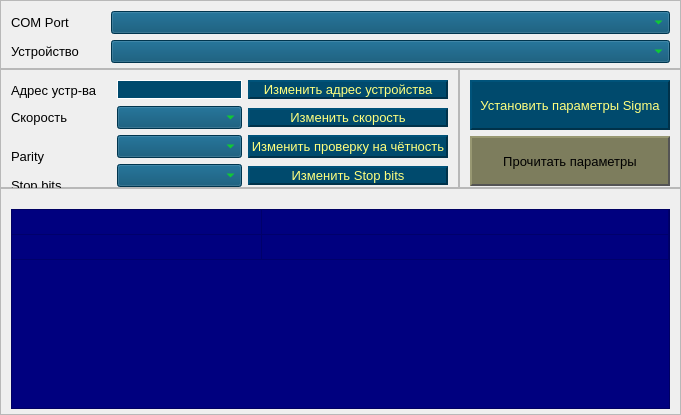
      <widget class="QWidget" name="tab_base">
       <attribute name="title">
        <string>Base</string>
       </attribute>
       <layout class="QGridLayout" name="gridLayout_2">
        <property name="leftMargin">
         <number>0</number>
        </property>
        <property name="topMargin">
         <number>0</number>
        </property>
        <property name="rightMargin">
         <number>0</number>
        </property>
        <property name="bottomMargin">
         <number>0</number>
        </property>
        <property name="spacing">
         <number>0</number>
        </property>
        <item row="1" column="0">
         <widget class="QFrame" name="base_central_left_frame">
          <property name="frameShape">
           <enum>QFrame::StyledPanel</enum>
          </property>
          <property name="frameShadow">
           <enum>QFrame::Raised</enum>
          </property>
          <layout class="QGridLayout" name="gridLayout_4">
           <property name="leftMargin">
            <number>10</number>
           </property>
           <property name="topMargin">
            <number>10</number>
           </property>
           <property name="rightMargin">
            <number>10</number>
           </property>
           <property name="bottomMargin">
            <number>0</number>
           </property>
           <item row="4" column="1">
            <widget class="QComboBox" name="combobox_bits">
             <property name="minimumSize">
              <size>
               <width>70</width>
               <height>0</height>
              </size>
             </property>
             <property name="font">
              <font>
               <pointsize>10</pointsize>
              </font>
             </property>
             <property name="cursor">
              <cursorShape>PointingHandCursor</cursorShape>
             </property>
             <property name="toolTip">
              <string>&lt;html&gt;&lt;head/&gt;&lt;body&gt;&lt;p&gt;Количество стоп бит&lt;/p&gt;&lt;/body&gt;&lt;/html&gt;</string>
             </property>
             <property name="styleSheet">
              <string notr="true">QComboBox {
background-color: rgb(0, 74, 109);
color: rgb(4, 255, 0);
}

QToolTip {
	color: rgb(0, 0, 127);
}</string>
             </property>
            </widget>
           </item>
           <item row="0" column="2">
            <widget class="QPushButton" name="btn_address">
             <property name="enabled">
              <bool>true</bool>
             </property>
             <property name="sizePolicy">
              <sizepolicy hsizetype="Fixed" vsizetype="Fixed">
               <horstretch>0</horstretch>
               <verstretch>0</verstretch>
              </sizepolicy>
             </property>
             <property name="minimumSize">
              <size>
               <width>200</width>
               <height>0</height>
              </size>
             </property>
             <property name="maximumSize">
              <size>
               <width>200</width>
               <height>16777215</height>
              </size>
             </property>
             <property name="font">
              <font>
               <pointsize>10</pointsize>
               <kerning>true</kerning>
              </font>
             </property>
             <property name="cursor">
              <cursorShape>PointingHandCursor</cursorShape>
             </property>
             <property name="styleSheet">
              <string notr="true">QPushButton {
	background-color: rgb(0, 74, 109);
	color: rgb(255, 255, 127);
	border: none;
	border-left: 2px solid rgb(0, 83, 122);
	border-top: 2px solid rgb(0, 83, 122);
	border-right: 2px solid rgb(0, 50, 74);	
	border-bottom: 2px solid rgb(0, 50, 74);
}

QPushButton:hover {
	background-color: rgb(0, 74, 109);
	color:rgb(0, 255, 0);
}

QPushButton:pressed {
	background-color: rgb(0, 74, 109);
	color: rgb(0, 255, 0);
	border-left: 2px solid rgb(0, 64, 94);
	border-top: 2px solid rgb(0, 64, 94);
	border-right: 2px solid rgb(0, 83, 122);	
	border-bottom: 2px solid rgb(0, 83, 122);
}</string>
             </property>
             <property name="text">
              <string>Изменить адрес устройства</string>
             </property>
            </widget>
           </item>
           <item row="1" column="1">
            <widget class="QComboBox" name="combobox_speed">
             <property name="minimumSize">
              <size>
               <width>70</width>
               <height>0</height>
              </size>
             </property>
             <property name="font">
              <font>
               <pointsize>10</pointsize>
              </font>
             </property>
             <property name="cursor">
              <cursorShape>PointingHandCursor</cursorShape>
             </property>
             <property name="toolTip">
              <string>&lt;html&gt;&lt;head/&gt;&lt;body&gt;&lt;p&gt;Скорость&lt;/p&gt;&lt;/body&gt;&lt;/html&gt;</string>
             </property>
             <property name="styleSheet">
              <string notr="true">QComboBox {
background-color: rgb(0, 74, 109);
color: rgb(4, 255, 0);
}

QToolTip {
	color: rgb(0, 0, 127);
}</string>
             </property>
            </widget>
           </item>
           <item row="1" column="2">
            <widget class="QPushButton" name="btn_speed">
             <property name="sizePolicy">
              <sizepolicy hsizetype="Fixed" vsizetype="Fixed">
               <horstretch>0</horstretch>
               <verstretch>0</verstretch>
              </sizepolicy>
             </property>
             <property name="minimumSize">
              <size>
               <width>200</width>
               <height>0</height>
              </size>
             </property>
             <property name="maximumSize">
              <size>
               <width>200</width>
               <height>16777215</height>
              </size>
             </property>
             <property name="font">
              <font>
               <pointsize>10</pointsize>
              </font>
             </property>
             <property name="cursor">
              <cursorShape>PointingHandCursor</cursorShape>
             </property>
             <property name="styleSheet">
              <string notr="true">QPushButton {
	background-color: rgb(0, 74, 109);
	color: rgb(255, 255, 127);
	border: none;
	border-left: 2px solid rgb(0, 83, 122);
	border-top: 2px solid rgb(0, 83, 122);
	border-right: 2px solid rgb(0, 50, 74);	
	border-bottom: 2px solid rgb(0, 50, 74);
}

QPushButton:hover {
	background-color: rgb(0, 74, 109);
	color:rgb(0, 255, 0);
}

QPushButton:pressed {
	background-color: rgb(0, 74, 109);
	color: rgb(0, 255, 0);
	border-left: 2px solid rgb(0, 64, 94);
	border-top: 2px solid rgb(0, 64, 94);
	border-right: 2px solid rgb(0, 83, 122);	
	border-bottom: 2px solid rgb(0, 83, 122);
}</string>
             </property>
             <property name="text">
              <string>Изменить скорость</string>
             </property>
            </widget>
           </item>
           <item row="3" column="1">
            <widget class="QComboBox" name="combobox_parity">
             <property name="minimumSize">
              <size>
               <width>70</width>
               <height>0</height>
              </size>
             </property>
             <property name="font">
              <font>
               <pointsize>10</pointsize>
              </font>
             </property>
             <property name="cursor">
              <cursorShape>PointingHandCursor</cursorShape>
             </property>
             <property name="toolTip">
              <string>&lt;html&gt;&lt;head/&gt;&lt;body&gt;&lt;p&gt;Провекрка на четность&lt;/p&gt;&lt;/body&gt;&lt;/html&gt;</string>
             </property>
             <property name="styleSheet">
              <string notr="true">QComboBox {
background-color: rgb(0, 74, 109);
color: rgb(4, 255, 0);
}

QToolTip {
	color: rgb(0, 0, 127);
}</string>
             </property>
            </widget>
           </item>
           <item row="4" column="2">
            <widget class="QPushButton" name="btn_stop_bit">
             <property name="sizePolicy">
              <sizepolicy hsizetype="Fixed" vsizetype="Fixed">
               <horstretch>200</horstretch>
               <verstretch>0</verstretch>
              </sizepolicy>
             </property>
             <property name="minimumSize">
              <size>
               <width>200</width>
               <height>0</height>
              </size>
             </property>
             <property name="font">
              <font>
               <pointsize>10</pointsize>
              </font>
             </property>
             <property name="cursor">
              <cursorShape>PointingHandCursor</cursorShape>
             </property>
             <property name="styleSheet">
              <string notr="true">QPushButton {
	background-color: rgb(0, 74, 109);
	color: rgb(255, 255, 127);
	border: none;
	border-left: 2px solid rgb(0, 83, 122);
	border-top: 2px solid rgb(0, 83, 122);
	border-right: 2px solid rgb(0, 50, 74);	
	border-bottom: 2px solid rgb(0, 50, 74);
}

QPushButton:hover {
	background-color: rgb(0, 74, 109);
	color:rgb(0, 255, 0);
}

QPushButton:pressed {
	background-color: rgb(0, 74, 109);
	color: rgb(0, 255, 0);
	border-left: 2px solid rgb(0, 64, 94);
	border-top: 2px solid rgb(0, 64, 94);
	border-right: 2px solid rgb(0, 83, 122);	
	border-bottom: 2px solid rgb(0, 83, 122);
}</string>
             </property>
             <property name="text">
              <string>Изменить Stop bits</string>
             </property>
            </widget>
           </item>
           <item row="4" column="0">
            <widget class="QLabel" name="lbl_stop_bit">
             <property name="minimumSize">
              <size>
               <width>100</width>
               <height>20</height>
              </size>
             </property>
             <property name="maximumSize">
              <size>
               <width>0</width>
               <height>0</height>
              </size>
             </property>
             <property name="font">
              <font>
               <pointsize>10</pointsize>
              </font>
             </property>
             <property name="text">
              <string>Stop bits</string>
             </property>
            </widget>
           </item>
           <item row="3" column="2">
            <widget class="QPushButton" name="btn_parity">
             <property name="enabled">
              <bool>true</bool>
             </property>
             <property name="sizePolicy">
              <sizepolicy hsizetype="Fixed" vsizetype="Minimum">
               <horstretch>0</horstretch>
               <verstretch>0</verstretch>
              </sizepolicy>
             </property>
             <property name="minimumSize">
              <size>
               <width>200</width>
               <height>0</height>
              </size>
             </property>
             <property name="maximumSize">
              <size>
               <width>200</width>
               <height>16777215</height>
              </size>
             </property>
             <property name="font">
              <font>
               <pointsize>10</pointsize>
              </font>
             </property>
             <property name="cursor">
              <cursorShape>PointingHandCursor</cursorShape>
             </property>
             <property name="styleSheet">
              <string notr="true">QPushButton {
	background-color: rgb(0, 74, 109);
	color: rgb(255, 255, 127);
	border: none;
	border-left: 2px solid rgb(0, 83, 122);
	border-top: 2px solid rgb(0, 83, 122);
	border-right: 2px solid rgb(0, 50, 74);	
	border-bottom: 2px solid rgb(0, 50, 74);
}

QPushButton:hover {
	background-color: rgb(0, 74, 109);
	color:rgb(0, 255, 0);
}

QPushButton:pressed {
	background-color: rgb(0, 74, 109);
	color: rgb(0, 255, 0);
	border-left: 2px solid rgb(0, 64, 94);
	border-top: 2px solid rgb(0, 64, 94);
	border-right: 2px solid rgb(0, 83, 122);	
	border-bottom: 2px solid rgb(0, 83, 122);
}</string>
             </property>
             <property name="text">
              <string>Изменить проверку на чётность</string>
             </property>
            </widget>
           </item>
           <item row="0" column="0">
            <widget class="QLabel" name="lbl_slave">
             <property name="minimumSize">
              <size>
               <width>100</width>
               <height>20</height>
              </size>
             </property>
             <property name="maximumSize">
              <size>
               <width>43</width>
               <height>16777215</height>
              </size>
             </property>
             <property name="font">
              <font>
               <pointsize>10</pointsize>
              </font>
             </property>
             <property name="text">
              <string>Адрес устр-ва</string>
             </property>
            </widget>
           </item>
           <item row="0" column="1">
            <widget class="QLineEdit" name="etr_address">
             <property name="minimumSize">
              <size>
               <width>70</width>
               <height>0</height>
              </size>
             </property>
             <property name="font">
              <font>
               <pointsize>10</pointsize>
              </font>
             </property>
             <property name="contextMenuPolicy">
              <enum>Qt::NoContextMenu</enum>
             </property>
             <property name="toolTip">
              <string>&lt;html&gt;&lt;head/&gt;&lt;body&gt;&lt;p&gt;Адрес устройства&lt;/p&gt;&lt;/body&gt;&lt;/html&gt;</string>
             </property>
             <property name="styleSheet">
              <string notr="true">QLineEdit {
border: 1px solid rgb(255, 255, 255);
background-color: rgb(0, 74, 109);
color: rgb(4, 255, 0);
}
QToolTip {
	color: rgb(0, 0, 127);
}</string>
             </property>
            </widget>
           </item>
           <item row="1" column="0">
            <widget class="QLabel" name="lbl_speed">
             <property name="minimumSize">
              <size>
               <width>100</width>
               <height>20</height>
              </size>
             </property>
             <property name="maximumSize">
              <size>
               <width>43</width>
               <height>16777215</height>
              </size>
             </property>
             <property name="font">
              <font>
               <pointsize>10</pointsize>
              </font>
             </property>
             <property name="text">
              <string>Скорость</string>
             </property>
            </widget>
           </item>
           <item row="3" column="0">
            <widget class="QLabel" name="lbl_parity">
             <property name="minimumSize">
              <size>
               <width>100</width>
               <height>20</height>
              </size>
             </property>
             <property name="maximumSize">
              <size>
               <width>0</width>
               <height>0</height>
              </size>
             </property>
             <property name="font">
              <font>
               <pointsize>10</pointsize>
              </font>
             </property>
             <property name="text">
              <string>Parity</string>
             </property>
             <property name="alignment">
              <set>Qt::AlignLeading|Qt::AlignLeft|Qt::AlignVCenter</set>
             </property>
            </widget>
           </item>
          </layout>
         </widget>
        </item>
        <item row="1" column="1">
         <widget class="QFrame" name="base_central_right_frame">
          <property name="frameShape">
           <enum>QFrame::StyledPanel</enum>
          </property>
          <property name="frameShadow">
           <enum>QFrame::Raised</enum>
          </property>
          <layout class="QVBoxLayout" name="verticalLayout_2">
           <property name="leftMargin">
            <number>10</number>
           </property>
           <property name="topMargin">
            <number>10</number>
           </property>
           <property name="rightMargin">
            <number>10</number>
           </property>
           <property name="bottomMargin">
            <number>0</number>
           </property>
           <item>
            <widget class="QPushButton" name="btn_set_param_sigma">
             <property name="minimumSize">
              <size>
               <width>200</width>
               <height>50</height>
              </size>
             </property>
             <property name="font">
              <font>
               <pointsize>10</pointsize>
              </font>
             </property>
             <property name="cursor">
              <cursorShape>PointingHandCursor</cursorShape>
             </property>
             <property name="contextMenuPolicy">
              <enum>Qt::NoContextMenu</enum>
             </property>
             <property name="toolTip">
              <string>&lt;html&gt;&lt;head/&gt;&lt;body&gt;&lt;p&gt;Изменит параметры устройства на следующие:&lt;/p&gt;&lt;p&gt;скорость - 9600, проверка четности - N, Стоп бит - 1.&lt;/p&gt;&lt;p&gt;Во всплывающем окне нужно будет задать новый &lt;/p&gt;&lt;p&gt;фдрес устройства.&lt;/p&gt;&lt;p&gt;Изменение возможно, только на устройстве &lt;/p&gt;&lt;p&gt;с заводскими парметрами.&lt;/p&gt;&lt;p&gt;&lt;br/&gt;&lt;/p&gt;&lt;/body&gt;&lt;/html&gt;</string>
             </property>
             <property name="styleSheet">
              <string notr="true">QPushButton {
	background-color: rgb(0, 74, 109);
	color: rgb(255, 255, 127);
	border: none;
	border-left: 2px solid rgb(0, 83, 122);
	border-top: 2px solid rgb(0, 83, 122);
	border-right: 2px solid rgb(0, 50, 74);	
	border-bottom: 2px solid rgb(0, 50, 74);
}

QPushButton:hover {
	background-color: rgb(0, 74, 109);
	color:rgb(0, 255, 0);
}

QPushButton:pressed {
	background-color: rgb(0, 74, 109);
	color: rgb(0, 255, 0);
	border-left: 2px solid rgb(0, 64, 94);
	border-top: 2px solid rgb(0, 64, 94);
	border-right: 2px solid rgb(0, 83, 122);	
	border-bottom: 2px solid rgb(0, 83, 122);
}
QToolTip {
	color: rgb(0, 0, 127);
}</string>
             </property>
             <property name="text">
              <string extracomment="kjhkjhkhjkhj">Установить параметры Sigma</string>
             </property>
            </widget>
           </item>
           <item>
            <widget class="QPushButton" name="btn_connect">
             <property name="minimumSize">
              <size>
               <width>200</width>
               <height>50</height>
              </size>
             </property>
             <property name="font">
              <font>
               <pointsize>10</pointsize>
              </font>
             </property>
             <property name="cursor">
              <cursorShape>PointingHandCursor</cursorShape>
             </property>
             <property name="toolTip">
              <string>&lt;html&gt;&lt;head/&gt;&lt;body&gt;&lt;p&gt;Получить информацию об устройстве&lt;/p&gt;&lt;/body&gt;&lt;/html&gt;</string>
             </property>
             <property name="styleSheet">
              <string notr="true">QPushButton {
	background-color: rgb(125, 125, 93);
	border: none;
	border-left: 2px solid rgb(152, 152, 114);
	border-top: 2px solid rgb(152, 152, 114);
	border-right: 2px solid rgb(84, 84, 84);	
	border-bottom: 2px solid rgb(84, 84, 84);
}

QPushButton:hover {
	background-color: rgb(148, 148, 110);
	border-left: 2px solid rgb(152, 152, 114);
	border-top: 2px solid rgb(152, 152, 114);
	border-right: 2px solid rgb(84, 84, 84);	
	border-bottom: 2px solid rgb(84, 84, 84);
}

QPushButton:pressed {
	background-color: rgb(112, 112, 83);
	border-left: 2px solid rgb(84, 84, 84);
	border-top: 2px solid rgb(84, 84, 84);
	border-right: 2px solid rgb(152, 152, 114);	
	border-bottom: 2px solid rgb(152, 152, 114);
}
QToolTip {
	color: rgb(0, 0, 127);
}
</string>
             </property>
             <property name="text">
              <string>Прочитать параметры</string>
             </property>
            </widget>
           </item>
          </layout>
         </widget>
        </item>
        <item row="2" column="0" colspan="2">
         <widget class="QFrame" name="base_body_frame">
          <property name="frameShape">
           <enum>QFrame::StyledPanel</enum>
          </property>
          <property name="frameShadow">
           <enum>QFrame::Raised</enum>
          </property>
          <layout class="QVBoxLayout" name="verticalLayout_3">
           <property name="leftMargin">
            <number>10</number>
           </property>
           <property name="topMargin">
            <number>20</number>
           </property>
           <property name="rightMargin">
            <number>10</number>
           </property>
           <property name="bottomMargin">
            <number>5</number>
           </property>
           <item>
            <widget class="QTableWidget" name="tableWidget">
             <property name="minimumSize">
              <size>
               <width>0</width>
               <height>200</height>
              </size>
             </property>
             <property name="styleSheet">
              <string notr="true">QTableWidget {
	background-color: rgb(0, 0, 127);
	color: rgb(85, 255, 0);
	font: 63 8pt &quot;Yu Gothic UI Semibold&quot;;

}
</string>
             </property>
             <attribute name="horizontalHeaderVisible">
              <bool>false</bool>
             </attribute>
             <attribute name="horizontalHeaderMinimumSectionSize">
              <number>250</number>
             </attribute>
             <attribute name="horizontalHeaderDefaultSectionSize">
              <number>250</number>
             </attribute>
             <attribute name="horizontalHeaderStretchLastSection">
              <bool>true</bool>
             </attribute>
             <attribute name="verticalHeaderVisible">
              <bool>false</bool>
             </attribute>
             <attribute name="verticalHeaderMinimumSectionSize">
              <number>25</number>
             </attribute>
             <attribute name="verticalHeaderDefaultSectionSize">
              <number>25</number>
             </attribute>
             <attribute name="verticalHeaderHighlightSections">
              <bool>false</bool>
             </attribute>
             <attribute name="verticalHeaderStretchLastSection">
              <bool>false</bool>
             </attribute>
             <row>
              <property name="text">
               <string>Новая строка</string>
              </property>
             </row>
             <row>
              <property name="text">
               <string>Новая строка2</string>
              </property>
             </row>
             <column>
              <property name="text">
               <string>Новый столбец</string>
              </property>
             </column>
             <column>
              <property name="text">
               <string>Новый столбец1</string>
              </property>
             </column>
            </widget>
           </item>
          </layout>
         </widget>
        </item>
        <item row="0" column="0" colspan="2">
         <widget class="QFrame" name="base_header_frame">
          <property name="frameShape">
           <enum>QFrame::StyledPanel</enum>
          </property>
          <property name="frameShadow">
           <enum>QFrame::Raised</enum>
          </property>
          <layout class="QGridLayout" name="gridLayout_3">
           <property name="leftMargin">
            <number>10</number>
           </property>
           <property name="topMargin">
            <number>10</number>
           </property>
           <property name="rightMargin">
            <number>10</number>
           </property>
           <property name="bottomMargin">
            <number>5</number>
           </property>
           <property name="horizontalSpacing">
            <number>0</number>
           </property>
           <item row="2" column="0">
            <widget class="QLabel" name="lbl_type">
             <property name="minimumSize">
              <size>
               <width>100</width>
               <height>20</height>
              </size>
             </property>
             <property name="maximumSize">
              <size>
               <width>43</width>
               <height>16777215</height>
              </size>
             </property>
             <property name="font">
              <font>
               <pointsize>10</pointsize>
              </font>
             </property>
             <property name="text">
              <string>Устройство</string>
             </property>
            </widget>
           </item>
           <item row="0" column="0">
            <widget class="QLabel" name="lbl_port">
             <property name="minimumSize">
              <size>
               <width>100</width>
               <height>20</height>
              </size>
             </property>
             <property name="maximumSize">
              <size>
               <width>71</width>
               <height>16777215</height>
              </size>
             </property>
             <property name="font">
              <font>
               <pointsize>10</pointsize>
              </font>
             </property>
             <property name="text">
              <string>COM Port</string>
             </property>
            </widget>
           </item>
           <item row="2" column="1">
            <widget class="QComboBox" name="combobox_type">
             <property name="font">
              <font>
               <pointsize>10</pointsize>
              </font>
             </property>
             <property name="cursor">
              <cursorShape>PointingHandCursor</cursorShape>
             </property>
             <property name="toolTip">
              <string>&lt;html&gt;&lt;head/&gt;&lt;body&gt;&lt;p&gt;Устройство для подключения&lt;/p&gt;&lt;/body&gt;&lt;/html&gt;</string>
             </property>
             <property name="styleSheet">
              <string notr="true">QComboBox {
background-color: rgb(0, 74, 109);
color: rgb(4, 255, 0);
}

QToolTip {
	color: rgb(0, 0, 127);
}</string>
             </property>
            </widget>
           </item>
           <item row="0" column="1">
            <widget class="QComboBox" name="combobox_port">
             <property name="font">
              <font>
               <pointsize>10</pointsize>
              </font>
             </property>
             <property name="cursor">
              <cursorShape>PointingHandCursor</cursorShape>
             </property>
             <property name="toolTip">
              <string>&lt;html&gt;&lt;head/&gt;&lt;body&gt;&lt;p&gt;СОМ порт для подключения к устройству&lt;/p&gt;&lt;/body&gt;&lt;/html&gt;</string>
             </property>
             <property name="styleSheet">
              <string notr="true">QComboBox {
background-color: rgb(0, 74, 109);
color: rgb(4, 255, 0);
}

QToolTip {
	color: rgb(0, 0, 127);
}</string>
             </property>
            </widget>
           </item>
          </layout>
         </widget>
        </item>
       </layout>
      </widget>
